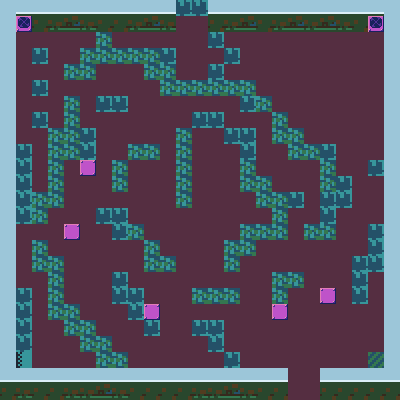

This is a level from a 2D game, rendered from its Tiled map with the project's own tilesets. A one-line summary and the complete map file follow:
An orthogonal 25x25 tile map with 16x16 px tiles, 2 tile layers (Ground, CollisionObjects), 2 tilesets and 6 objects.

<map version="1.5" tiledversion="1.5.0" orientation="orthogonal" renderorder="right-down" width="25" height="25" tilewidth="16" tileheight="16" infinite="0" nextlayerid="4" nextobjectid="8">
 <tileset firstgid="1" source="SewerDungeonTilesetTwo.tsx" />
 <tileset firstgid="1667" source="FuturisticTileset.tsx" />
 <layer id="1" name="Ground" width="25" height="25">
  <data encoding="csv">
1062,1063,1064,1065,1066,1067,1064,1064,1065,1066,1067,1171,1171,1064,1065,1066,1064,1065,1066,1067,1072,1073,1074,1075,1076,
1096,1097,1098,1099,1100,1101,1098,1098,1099,1100,1101,1379,1379,1098,1099,1100,1098,1099,1100,1101,1106,1107,1108,1109,1110,
1379,1379,1379,1379,1379,1379,1408,1379,1379,1379,1379,1379,1379,1509,1379,1379,1379,1379,1379,1379,1379,1379,1379,1379,1379,
1379,1379,1509,1379,1379,1408,1408,1408,1408,1408,1509,1379,1379,1379,1509,1379,1379,1379,1379,1379,1379,1379,1379,1379,1379,
1379,1379,1379,1379,1408,1408,1379,1379,1379,1408,1408,1379,1379,1509,1379,1379,1379,1379,1379,1379,1379,1379,1379,1379,1379,
1379,1379,1509,1379,1379,1379,1379,1379,1379,1379,1408,1408,1408,1408,1408,1408,1379,1379,1379,1379,1379,1379,1379,1379,1379,
1379,1379,1379,1379,1408,1379,1509,1509,1379,1379,1379,1379,1379,1379,1379,1509,1408,1379,1379,1379,1379,1379,1379,1379,1379,
1379,1379,1509,1379,1408,1379,1379,1379,1379,1379,1379,1379,1509,1509,1379,1379,1379,1408,1379,1379,1379,1379,1379,1379,1379,
1379,1379,1379,1408,1408,1509,1379,1379,1379,1379,1379,1408,1379,1379,1509,1509,1379,1408,1408,1379,1379,1379,1379,1379,1379,
1379,1509,1379,1408,1408,1509,1379,1379,1408,1408,1379,1408,1379,1379,1379,1509,1379,1379,1408,1408,1509,1379,1379,1379,1379,
1379,1509,1379,1408,1379,1379,1379,1408,1379,1379,1379,1408,1379,1379,1379,1408,1379,1379,1379,1379,1408,1379,1379,1509,1509,
1379,1509,1379,1408,1379,1379,1379,1408,1379,1379,1379,1408,1379,1379,1379,1408,1408,1379,1379,1379,1408,1509,1379,1379,1379,
1379,1509,1408,1408,1379,1379,1379,1379,1379,1379,1379,1408,1379,1379,1379,1379,1408,1408,1509,1379,1509,1509,1379,1379,1509,
1509,1509,1408,1379,1379,1379,1509,1509,1379,1379,1379,1379,1379,1379,1379,1379,1379,1408,1379,1379,1509,1379,1379,1379,1379,
1509,1379,1379,1379,1379,1379,1379,1509,1408,1379,1379,1379,1379,1379,1379,1408,1408,1408,1379,1408,1408,1379,1379,1509,1379,
1509,1379,1408,1379,1379,1379,1379,1379,1379,1408,1379,1379,1379,1379,1408,1408,1379,1379,1379,1379,1379,1379,1379,1509,1379,
1509,1379,1408,1408,1379,1379,1379,1379,1379,1408,1408,1379,1379,1379,1408,1379,1379,1379,1379,1379,1379,1379,1509,1509,1379,
1379,1379,1379,1408,1379,1379,1379,1509,1379,1379,1379,1379,1379,1379,1379,1379,1379,1408,1408,1379,1379,1379,1509,1379,1379,
1379,1509,1379,1408,1379,1379,1379,1509,1509,1379,1379,1379,1408,1408,1408,1379,1379,1408,1379,1379,1379,1379,1509,1379,1379,
1379,1509,1379,1408,1408,1379,1379,1379,1509,1379,1379,1379,1379,1379,1379,1379,1379,1379,1379,1379,1379,1379,1379,1379,1379,
1379,1509,1379,1379,1408,1408,1379,1379,1379,1509,1379,1379,1509,1509,1379,1379,1379,1379,1379,1379,1379,1379,1379,1379,1379,
1379,1509,1379,1379,1379,1408,1408,1379,1379,1379,1379,1379,1379,1509,1379,1379,1379,1379,1379,1379,1379,1379,1379,1379,1379,
1379,1379,1379,1379,1379,1379,1408,1408,1379,1379,1379,1379,1379,1379,1509,1379,1379,1379,1379,1379,1379,1379,1379,1379,1379,
1379,1379,1379,1379,1379,1379,1379,1379,1379,1379,1379,1379,1379,1408,1379,1509,1379,1379,1379,1379,1379,1379,1379,1379,1379,
1379,1379,1379,1379,1379,1379,1379,1379,1379,1379,1379,1379,1379,1379,1379,1379,1379,1379,1379,1379,1379,1379,1379,1379,1379
</data>
 </layer>
 <layer id="2" name="CollisionObjects" width="25" height="25">
  <data encoding="csv">
0,0,0,0,0,0,0,0,0,0,0,0,0,0,0,0,0,0,0,0,0,0,0,1245,1246,
0,1674,0,0,0,0,0,0,0,0,0,0,0,0,0,0,0,0,0,0,0,0,0,1674,1280,
1334,0,0,0,0,0,0,0,0,0,0,0,0,0,0,0,0,0,0,0,0,0,0,0,1425,
1368,0,0,0,0,0,0,0,0,0,0,0,0,0,0,0,0,0,0,0,0,0,0,0,1459,
1402,0,0,0,0,0,0,0,0,0,0,0,0,0,0,0,0,0,0,0,0,0,0,0,1493,
1436,0,0,0,0,0,0,0,0,0,0,0,0,0,0,0,0,0,0,0,0,0,0,0,1459,
1334,0,0,0,0,0,0,0,0,0,0,0,0,0,0,0,0,0,0,0,0,0,0,0,1493,
1368,0,0,0,0,0,0,0,0,0,0,0,0,0,0,0,0,0,0,0,0,0,0,0,1425,
1402,0,0,0,0,0,0,0,0,0,0,0,0,0,0,0,0,0,0,0,0,0,0,0,1459,
1436,0,0,0,0,0,0,0,0,0,0,0,0,0,0,0,0,0,0,0,0,0,0,0,1493,
1334,0,0,0,0,1681,0,0,0,0,0,0,0,0,0,0,0,0,0,0,0,0,0,0,1425,
1368,0,0,0,0,0,0,0,0,0,0,0,0,0,0,0,0,0,0,0,0,0,0,0,1459,
1402,0,0,0,0,0,0,0,0,0,0,0,0,0,0,0,0,0,0,0,0,0,0,0,1493,
1436,0,0,0,0,0,0,0,0,0,0,0,0,0,0,0,0,0,0,0,0,0,0,0,1425,
1334,0,0,0,1681,0,0,0,0,0,0,0,0,0,0,0,0,0,0,0,0,0,0,0,1459,
1368,0,0,0,0,0,0,0,0,0,0,0,0,0,0,0,0,0,0,0,0,0,0,0,1493,
1402,0,0,0,0,0,0,0,0,0,0,0,0,0,0,0,0,0,0,0,0,0,0,0,1425,
1436,0,0,0,0,0,0,0,0,0,0,0,0,0,0,0,0,0,0,0,0,0,0,0,1459,
1334,0,0,0,0,0,0,0,0,0,0,0,0,0,0,0,0,0,0,0,1681,0,0,0,1493,
1368,0,0,0,0,0,0,0,0,1681,0,0,0,0,0,0,0,1681,0,0,0,0,0,0,1425,
1402,0,0,0,0,0,0,0,0,0,0,0,0,0,0,0,0,0,0,0,0,0,0,0,1459,
1436,0,0,0,0,0,0,0,0,0,0,0,0,0,0,0,0,0,0,0,0,0,0,0,1493,
1504,1505,0,0,0,0,0,0,0,0,0,0,0,0,0,0,0,0,0,0,0,0,0,1526,1527,
1538,1539,1540,1541,1542,1543,1544,1545,1546,1547,1540,1541,1542,1543,1544,1545,1546,1547,0,0,1560,1560,1560,1560,1561,
1572,1573,1574,1575,1576,1577,1578,1579,1580,1581,1574,1575,1576,1577,1578,1579,1580,1581,0,0,1594,1594,1594,1594,1595
</data>
 </layer>
 <objectgroup id="3" name="CollisionMasks">
  <object id="1" x="0" y="0" width="13.6137" height="400.146" />
  <object id="2" x="0.486204" y="367.084" width="287.833" height="32.5757" />
  <object id="3" x="319.436" y="366.598" width="81.1961" height="34.5205" />
  <object id="5" x="2.43102" y="0.486204" width="175.033" height="33.5481" />
  <object id="6" x="208.581" y="0.486204" width="190.106" height="31.6033" />
  <object id="7" x="384.101" y="0.972408" width="15.0723" height="397.229" />
 </objectgroup>
</map>
